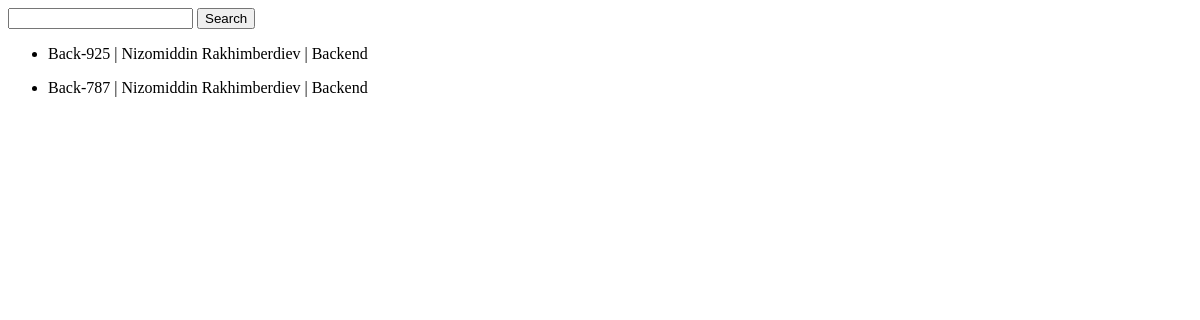
Page /admin-dashboard/groups/ on the earlier database version.
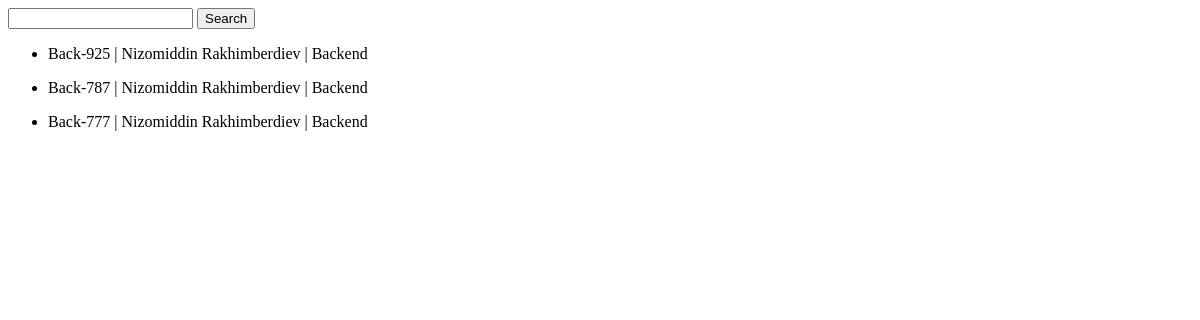
Same page on the later database version.
### users/models.py (models this page shows, shortened)
class Group(models.Model):
    DAYS = (
        ('Even', 'Even'),
        ('Odd', 'Odd'),
        ('Weekend', 'Weekend')
    )
    name = models.CharField(max_length=100)
    course = models.ForeignKey(Course, on_delete=models.CASCADE)
    teacher = models.ForeignKey(Teacher, on_delete=models.CASCADE, related_name='group_teacher')
    day = models.CharField(max_length=10, choices=DAYS)
    start_date = models.DateField()
    end_date = models.DateField()
    lesson_time = models.TimeField()
    payment_summa = models.DecimalField(max_digits=9, decimal_places=2, default=1090000.00)
    created_at = models.DateTimeField(auto_now_add=True)
    updated_at = models.DateTimeField(auto_now=True)

class CustomUser(AbstractUser):
    groups = models.ManyToManyField(
        'auth.Group',
        related_name='customuser_set',  # related_name bilan to'qnashuv oldini olish
        blank=True
    )
    user_permissions = models.ManyToManyField(
        'auth.Permission',
        related_name='customuser_set_permissions',  # related_name bilan to'qnashuv oldini olish
        blank=True
    )

class Course(models.Model):
    name = models.CharField(max_length=100)

### core/views.py (the view)
# urls.py: path('groups/', groups_view, name='groups'),
def groups_view(request):
    groups = Group.objects.all()
    context = {'groups': groups}
    return render(request, 'groups.html', context)

### templates/groups.html (shortened to what this page needs)
<!DOCTYPE html>
<html lang="en">
<head>
</head>
<body>
<form action="">
    <input type="text" name="search">
    <button type="submit">Search</button>
</form>
{% for g in groups %}
    <ul>
        <li>{{g.name}} | {{ g.teacher.first_name }} {{ g.teacher.last_name }} | {{ g.course.name }}</li>
    </ul>
{% endfor %}
</body>
</html>

Differences in the rows shown:
added Group: name "Back-777", teacher.first_name "Nizomiddin", teacher.last_name "Rakhimberdiev", course.name "Backend"
